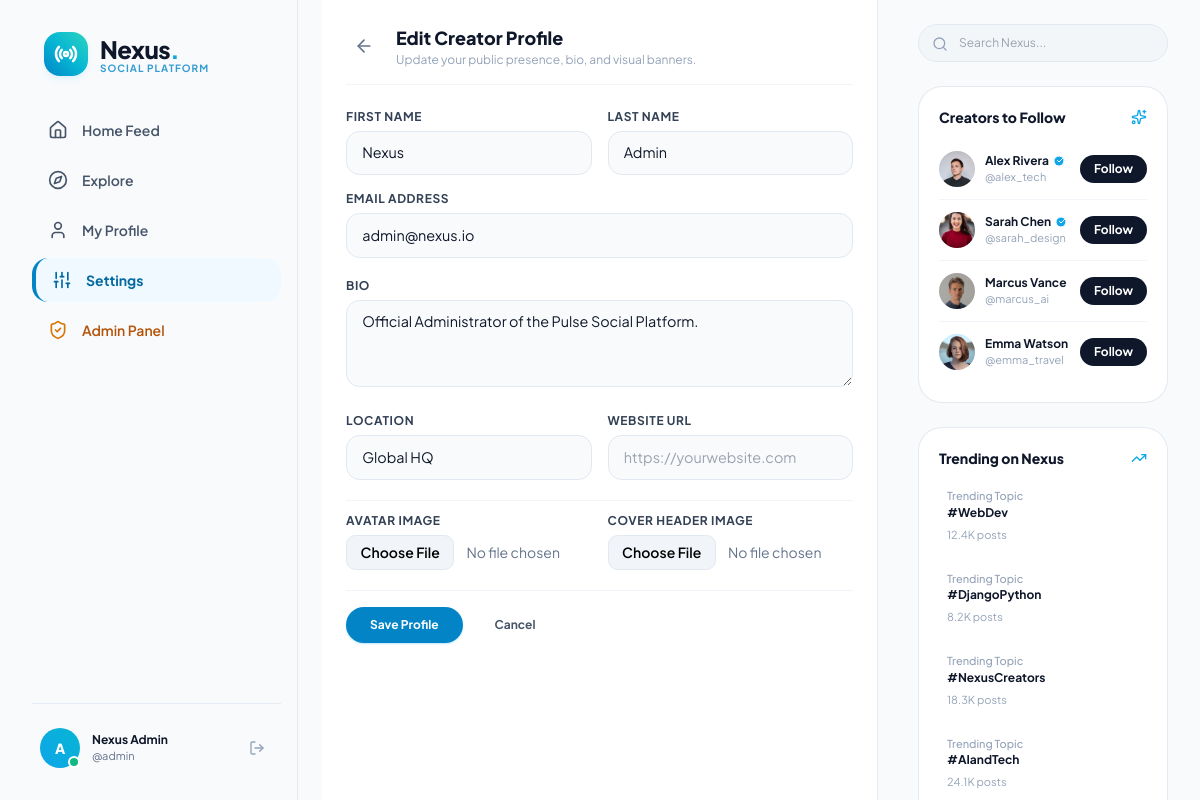
The app's page /accounts/edit-profile/ (signed in) with its own data.
### accounts/models.py (models this page shows, shortened)
class Profile(models.Model):
    user = models.OneToOneField(User, on_delete=models.CASCADE, related_name='profile')
    bio = models.TextField(max_length=500, blank=True)
    avatar = models.ImageField(upload_to='avatars/', blank=True, null=True)
    cover_image = models.ImageField(upload_to='covers/', blank=True, null=True)
    location = models.CharField(max_length=100, blank=True)
    website = models.URLField(max_length=200, blank=True)
    created_at = models.DateTimeField(auto_now_add=True)
    @property
    def display_name(self):
        full = f"{self.user.first_name} {self.user.last_name}".strip()
        return full if full else self.user.username

### accounts/views.py (the view)
# urls.py: path('edit-profile/', views.profile_edit_view, name='profile_edit'),
@login_required
def profile_edit_view(request):
    profile = request.user.profile
    if request.method == 'POST':
        u_form = UserUpdateForm(request.POST, instance=request.user)
        p_form = ProfileUpdateForm(request.POST, request.FILES, instance=profile)
        if u_form.is_valid() and p_form.is_valid():
            u_form.save()
            p_form.save()
            messages.success(request, "Your profile has been updated successfully!")
            return redirect('accounts:profile', username=request.user.username)
        else:
            messages.error(request, "Please correct the errors in the form.")
    else:
        u_form = UserUpdateForm(instance=request.user)
        p_form = ProfileUpdateForm(instance=profile)
    return render(request, 'accounts/profile_edit.html', {'u_form': u_form, 'p_form': p_form})

### accounts/forms.py
class UserUpdateForm(forms.ModelForm):
    first_name = forms.CharField(max_length=50, required=True, widget=forms.TextInput(attrs={'class': 'form-input'}))
    last_name = forms.CharField(max_length=50, required=True, widget=forms.TextInput(attrs={'class': 'form-input'}))
    email = forms.EmailField(required=True, widget=forms.EmailInput(attrs={'class': 'form-input'}))
    class Meta:
        model = User
        fields = ['first_name', 'last_name', 'email']

class ProfileUpdateForm(forms.ModelForm):
    bio = forms.CharField(widget=forms.Textarea(attrs={'class': 'form-input', 'rows': 3, 'placeholder': 'Tell the world about yourself...'}), required=False)
    location = forms.CharField(max_length=100, required=False, widget=forms.TextInput(attrs={'class': 'form-input', 'placeholder': 'City, Country'}))
    website = forms.URLField(required=False, widget=forms.URLInput(attrs={'class': 'form-input', 'placeholder': 'https://yourwebsite.com'}))
    avatar = forms.ImageField(required=False, widget=forms.FileInput(attrs={'class': 'form-file-input'}))
    cover_image = forms.ImageField(required=False, widget=forms.FileInput(attrs={'class': 'form-file-input'}))
    class Meta:
        model = Profile
        fields = ['bio', 'location', 'website', 'avatar', 'cover_image']

### accounts/context_processors.py (called while the page is built)
def social_context(request):
    suggested_users = []
    if request.user.is_authenticated:
        following_ids = request.user.following_set.values_list('following_id', flat=True)
        suggested_users = User.objects.exclude(id=request.user.id).exclude(id__in=following_ids).select_related('profile')[:5]
    else:
        suggested_users = User.objects.all().select_related('profile')[:5]
    trending_tags = [
        {'tag': '#WebDev', 'posts': '12.4K'},
        {'tag': '#DjangoPython', 'posts': '8.2K'},
        {'tag': '#NexusCreators', 'posts': '18.3K'},
        {'tag': '#AIandTech', 'posts': '24.1K'},
        {'tag': '#OpenSource', 'posts': '3.9K'},
    ]
    return {
        'suggested_users': suggested_users,
        'trending_tags': trending_tags,
    }

### templates/accounts/profile_edit.html (shortened to what this page needs)
{% extends 'base.html' %}
{% load static %}
{% block content %}
<div class="p-6 space-y-6">
  <div class="flex items-center gap-3.5 pb-4 border-b border-slate-100">
    <a href="{% url 'accounts:profile' user.username %}" class="p-2 text-slate-500 hover:text-slate-900 rounded-xl hover:bg-slate-100 transition">
      <i data-lucide="arrow-left" class="w-5 h-5"></i>
    </a>
    <div>
      <h1 class="text-lg font-black text-slate-900">Edit Creator Profile</h1>
      <p class="text-xs text-slate-400">Update your public presence, bio, and visual banners.</p>
    </div>
  </div>
  <form action="{% url 'accounts:profile_edit' %}" method="POST" enctype="multipart/form-data" class="space-y-5">
    <div class="grid grid-cols-1 sm:grid-cols-2 gap-4">
      <div>
        <label class="block text-xs font-bold text-slate-700 uppercase tracking-wider mb-1.5">First Name</label>
        {{ u_form.first_name }}
      </div>
      <div>
        <label class="block text-xs font-bold text-slate-700 uppercase tracking-wider mb-1.5">Last Name</label>
        {{ u_form.last_name }}
      </div>
      <div class="sm:col-span-2">
        <label class="block text-xs font-bold text-slate-700 uppercase tracking-wider mb-1.5">Email Address</label>
        {{ u_form.email }}
      </div>
    </div>
    <div>
      <label class="block text-xs font-bold text-slate-700 uppercase tracking-wider mb-1.5">Bio</label>
      {{ p_form.bio }}
    </div>
    <div class="grid grid-cols-1 sm:grid-cols-2 gap-4">
      <div>
        <label class="block text-xs font-bold text-slate-700 uppercase tracking-wider mb-1.5">Location</label>
        {{ p_form.location }}
      </div>
      <div>
        <label class="block text-xs font-bold text-slate-700 uppercase tracking-wider mb-1.5">Website URL</label>
        {{ p_form.website }}
      </div>
    </div>
    <div class="grid grid-cols-1 sm:grid-cols-2 gap-4 pt-3 border-t border-slate-100">
      <div>
        <label class="block text-xs font-bold text-slate-700 uppercase tracking-wider mb-1.5">Avatar Image</label>
        {{ p_form.avatar }}
      </div>
      <div>
        <label class="block text-xs font-bold text-slate-700 uppercase tracking-wider mb-1.5">Cover Header Image</label>
        {{ p_form.cover_image }}
      </div>
    </div>
    <div class="flex items-center gap-3 pt-4 border-t border-slate-100">
      <button type="submit" class="px-6 py-2.5 bg-sky-600 hover:bg-sky-700 text-white font-bold text-xs rounded-full shadow-sm shadow-sky-200 transition">
        Save Profile
      </button>
      <a href="{% url 'accounts:profile' user.username %}" class="px-5 py-2.5 text-slate-600 hover:bg-slate-100 rounded-full text-xs font-bold transition">
        Cancel
      </a>
    </div>
  </form>
</div>
{% endblock %}

### templates/base.html (shortened to what this page needs)
{% load static %}
<!DOCTYPE html>
<html lang="en" class="h-full bg-slate-50">
<head>
  <script src="https://cdn.tailwindcss.com"></script>
  <link rel="stylesheet" href="{% static 'css/custom.css' %}">
</head>
<body class="min-h-full bg-[#f8fafc] text-slate-800 antialiased selection:bg-sky-500 selection:text-white">
  <div class="max-w-7xl mx-auto px-2 sm:px-4 lg:px-8">
    <div class="grid grid-cols-1 md:grid-cols-4 lg:grid-cols-12 min-h-screen gap-0 md:gap-6">
      <aside class="hidden md:flex md:col-span-1 lg:col-span-3 flex-col justify-between py-6 sticky top-0 h-screen border-r border-slate-200/80 pr-4">
        <div class="space-y-6">
          <a href="{% url 'posts:feed' %}" class="flex items-center gap-3 px-3 py-2 group">
            <div class="w-11 h-11 rounded-2xl bg-gradient-to-tr from-sky-600 via-cyan-500 to-teal-400 flex items-center justify-center text-white shadow-md shadow-sky-100 group-hover:scale-105 transition-transform duration-200">
              <i data-lucide="radio" class="w-6 h-6 stroke-[2.5]"></i>
            </div>
            <div class="hidden lg:block">
              <span class="font-black text-2xl tracking-tight text-slate-900">Nexus<span class="text-sky-500">.</span></span>
              <span class="block text-[10px] uppercase tracking-widest font-bold text-sky-600/80 -mt-1">Social Platform</span>
            </div>
          </a>
          <nav class="space-y-1.5 text-sm font-semibold">
            <a href="{% url 'posts:feed' %}" class="flex items-center gap-3.5 px-4 py-3 rounded-2xl transition {% if request.resolver_match.url_name == 'feed' and not tab == 'explore' %}bg-sky-50 text-sky-700 font-bold border-l-4 border-sky-600 shadow-xs{% else %}text-slate-600 hover:bg-slate-100 hover:text-slate-900{% endif %}">
              <i data-lucide="home" class="w-5 h-5"></i>
              <span class="hidden lg:inline">Home Feed</span>
            </a>
            <a href="{% url 'posts:feed' %}?tab=explore" class="flex items-center gap-3.5 px-4 py-3 rounded-2xl transition {% if tab == 'explore' %}bg-sky-50 text-sky-700 font-bold border-l-4 border-sky-600 shadow-xs{% else %}text-slate-600 hover:bg-slate-100 hover:text-slate-900{% endif %}">
              <i data-lucide="compass" class="w-5 h-5"></i>
              <span class="hidden lg:inline">Explore</span>
            </a>
            {% if user.is_authenticated %}
              <a href="{% url 'accounts:profile' user.username %}" class="flex items-center gap-3.5 px-4 py-3 rounded-2xl transition {% if request.resolver_match.url_name == 'profile' and profile_user == user %}bg-sky-50 text-sky-700 font-bold border-l-4 border-sky-600 shadow-xs{% else %}text-slate-600 hover:bg-slate-100 hover:text-slate-900{% endif %}">
                <i data-lucide="user" class="w-5 h-5"></i>
                <span class="hidden lg:inline">My Profile</span>
              </a>
              <a href="{% url 'accounts:profile_edit' %}" class="flex items-center gap-3.5 px-4 py-3 rounded-2xl {% if request.resolver_match.url_name == 'profile_edit' %}bg-sky-50 text-sky-700 font-bold border-l-4 border-sky-600{% else %}text-slate-600 hover:bg-slate-100 hover:text-slate-900{% endif %} transition">
                <i data-lucide="sliders" class="w-5 h-5"></i>
                <span class="hidden lg:inline">Settings</span>
              </a>
              {% if user.is_staff %}
                <a href="/admin/" target="_blank" class="flex items-center gap-3.5 px-4 py-3 rounded-2xl text-amber-700 hover:bg-amber-50 transition">
                  <i data-lucide="shield-check" class="w-5 h-5 text-amber-600"></i>
                  <span class="hidden lg:inline">Admin Panel</span>
                </a>
              {% endif %}
            {% endif %}
          </nav>
        </div>
        {% if user.is_authenticated %}
          <div class="pt-4 border-t border-slate-200/80">
            <div class="flex items-center justify-between p-2 rounded-2xl hover:bg-slate-100 transition">
              <a href="{% url 'accounts:profile' user.username %}" class="flex items-center gap-3 min-w-0">
                <div class="relative shrink-0">
                  {% if user.profile.avatar %}
                    <img src="{{ user.profile.avatar.url }}" alt="{{ user.username }}" class="w-10 h-10 rounded-full object-cover">
                  {% else %}
                    <div class="w-10 h-10 rounded-full bg-gradient-to-tr from-sky-500 to-cyan-500 text-white flex items-center justify-center font-extrabold text-sm">
                      {{ user.username|first|upper }}
                    </div>
                  {% endif %}
                  <span class="absolute bottom-0 right-0 w-3 h-3 bg-emerald-500 border-2 border-white rounded-full"></span>
                </div>
                <div class="hidden lg:block truncate">
                  <p class="text-xs font-bold text-slate-900 truncate">{{ user.profile.display_name }}</p>
                  <p class="text-[11px] text-slate-500 truncate">@{{ user.username }}</p>
                </div>
              </a>
              <a href="{% url 'accounts:logout' %}" class="hidden lg:inline-block p-2 text-slate-400 hover:text-rose-600 rounded-xl hover:bg-rose-50 transition" title="Sign Out">
                <i data-lucide="log-out" class="w-4 h-4"></i>
              </a>
            </div>
          </div>
        {% endif %}
      </aside>
      <main class="col-span-1 md:col-span-3 lg:col-span-6 min-h-screen border-r border-slate-200/80 bg-white shadow-xs pb-16 md:pb-0">
        {% block content %}{% endblock %}
      </main>
      <aside class="hidden lg:block lg:col-span-3 py-6 pl-4 space-y-6 sticky top-0 h-screen overflow-y-auto">
        <form action="{% url 'posts:feed' %}" method="GET" class="relative">
          <input
            type="text"
            name="q"
            value="{{ query|default:'' }}"
            placeholder="Search Nexus..."
            class="w-full pl-10 pr-8 py-2.5 bg-slate-100/90 focus:bg-white text-xs rounded-full border border-slate-200 focus:border-sky-500 focus:ring-2 focus:ring-sky-100 transition outline-none"
          >
          <i data-lucide="search" class="w-4 h-4 text-slate-400 absolute left-3.5 top-3"></i>
        </form>
        <div class="bg-white rounded-3xl border border-slate-200/90 p-5 shadow-xs space-y-3">
          <h3 class="font-extrabold text-slate-900 text-sm flex items-center justify-between">
            <span>Creators to Follow</span>
            <i data-lucide="sparkles" class="w-4 h-4 text-sky-500"></i>
          </h3>
          <div class="divide-y divide-slate-100">
            {% for su in suggested_users %}
              <div class="py-3 flex items-center justify-between gap-3">
                <a href="{% url 'accounts:profile' su.username %}" class="flex items-center gap-2.5 min-w-0 group">
                  <div class="relative shrink-0">
                    {% if su.profile.avatar %}
                      <img src="{{ su.profile.avatar.url }}" alt="{{ su.username }}" class="w-9 h-9 rounded-full object-cover">
                    {% else %}
                      <div class="w-9 h-9 rounded-full bg-gradient-to-tr from-sky-500 to-cyan-500 text-white flex items-center justify-center font-bold text-xs">
                        {{ su.username|first|upper }}
                      </div>
                    {% endif %}
                  </div>
                  <div class="truncate">
                    <p class="font-bold text-xs text-slate-900 group-hover:text-sky-600 truncate flex items-center gap-1">
                      <span>{{ su.profile.display_name }}</span>
                      <i data-lucide="check-circle" class="w-3 h-3 text-sky-500 fill-sky-500 text-white"></i>
                    </p>
                    <p class="text-[11px] text-slate-400 truncate">@{{ su.username }}</p>
                  </div>
                </a>
                {% if user.is_authenticated and user != su %}
                  <button
                    class="follow-toggle-btn px-3.5 py-1.5 bg-slate-900 hover:bg-sky-600 text-white rounded-full text-xs font-bold transition shrink-0 shadow-xs"
                    data-username="{{ su.username }}"
                  >
                    Follow
                  </button>
                {% endif %}
              </div>
            {% empty %}
              <p class="text-xs text-slate-400 py-2">All caught up! No recommendations.</p>
            {% endfor %}
          </div>
        </div>
        <div class="bg-white rounded-3xl border border-slate-200/90 p-5 shadow-xs space-y-3">
          <h3 class="font-extrabold text-slate-900 text-sm flex items-center justify-between">
            <span>Trending on Nexus</span>
            <i data-lucide="trending-up" class="w-4 h-4 text-sky-500"></i>
          </h3>
          <div class="space-y-2.5">
            {% for item in trending_tags %}
              <a href="{% url 'posts:feed' %}?q={{ item.tag|slice:'1:' }}" class="block p-2 hover:bg-slate-50 rounded-2xl transition group">
                <span class="text-[11px] text-slate-400 font-medium block">Trending Topic</span>
                <span class="text-xs font-bold text-slate-900 block group-hover:text-sky-600">{{ item.tag }}</span>
                <span class="text-[11px] text-slate-400">{{ item.posts }} posts</span>
              </a>
            {% endfor %}
          </div>
        </div>
      </aside>
    </div>
  </div>
</body>
</html>

### static/css/custom.css (style rules this page uses)
:root { --font-primary: 'Plus Jakarta Sans', -apple-system, BlinkMacSystemFont, sans-serif; }
body { font-family: var(--font-primary); }
.form-input { width: 100%; padding: 0.65rem 0.95rem; border-radius: 0.85rem; border: 1.5px solid #e2e8f0; background-color: #f8fafc; color: #0f172a; font-size: 0.9rem; font-family: inherit; transition: all 0.2s ease; }
.form-file-input { font-size: 0.875rem; color: #64748b; }

### templates/base.html (style rules this page uses)
body { font-family: 'Plus Jakarta Sans', sans-serif; }

### records on screen
Profile: bio "Official Administrator of the Pulse Social Platform.", location "Global HQ"

### other values on screen
{{ user.username|first|upper }} "A"
{{ user.profile.display_name }} "Nexus Admin"
{{ user.username }} "admin"
{{ su.profile.display_name }} "Alex Rivera"
{{ su.username }} "alex_tech"
{{ su.profile.display_name }} "Sarah Chen"
{{ su.username }} "sarah_design"
{{ su.profile.display_name }} "Marcus Van…"
{{ su.username }} "marcus_ai"
{{ su.profile.display_name }} "Emma Wats…"
{{ su.username }} "emma_travel"
{{ item.tag }} "#WebDev" "#DjangoPython" "#NexusCreators" "#AIandTech"
{{ item.posts }} "12.4K" "8.2K" "18.3K" "24.1K"
